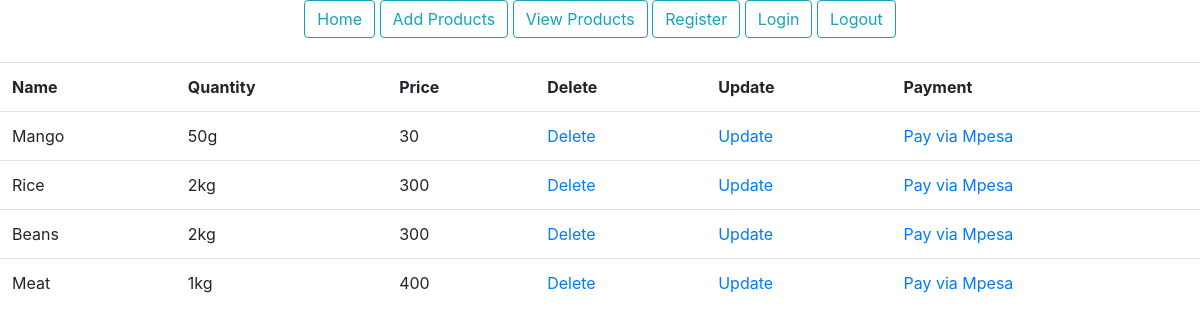
Before: /products/ with the older database file.
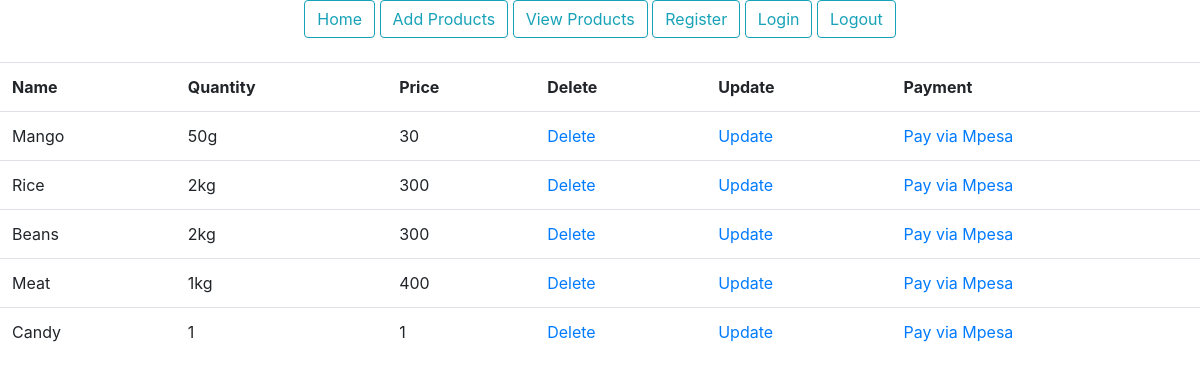
After: the same page with the newer database file.
### morningdjangoProject/models.py (models this page shows)
class Product(models.Model):
    prod_name = models.CharField(max_length=30, blank=False, null=False)
    prod_quantity = models.CharField(max_length=30, blank=False, null=False)
    prod_price = models.CharField(max_length=30, blank=False, null=False)

### morningdjangoProject/views.py (the view)
# urls.py: path('products/', general_views.view_products, name='products'),
def view_products(request):
    products = Product.objects.all()
    return render(request, 'products.html', {'products': products})

### templates/products.html
{% extends 'base.html' %}
{% load static %}
{% block content %}
    <section class="products-section">
        <div class="products-section-container">
            <table class="table">
                <tr>
                    <th>Name</th>
                    <th>Quantity</th>
                    <th>Price</th>
                    <th>Delete</th>
                    <th>Update</th>
                    <th>Payment</th>
                </tr>
                {% for product in products %}
                    <tr>
                        <td>{{ product.prod_name}}</td>
                        <td>{{ product.prod_quantity }}</td>
                        <td>{{ product.prod_price }}</td>
                        <td><a href="/delete-product/{{ product.id }}">Delete</a></td>
                        <td><a href="/update-product/{{ product.id }}">Update</a></td>
                        <td><a href="/pay/{{ product.id }}">Pay via Mpesa</a></td>
                    </tr>
                {% endfor %}
            </table>
        </div>
    </section>
{% endblock %}

### templates/base.html (shortened to what this page needs)
<!DOCTYPE html>
<html lang="en">
<head>
    {% load static %}
    {% load crispy_forms_tags %}
    <link rel="stylesheet" href="{% static 'bootstrap/css/bootstrap.css' %}">
</head>
<body>
<section class="navigation-section">
    <div class="navigation-section-container d-flex justify-content-center mb-4">
        <nav class="navigation">
            <a href="{% url 'home' %}"><button class="btn btn-outline-info">Home</button></a>
            <a href="{% url 'add_product' %}"><button class="btn btn-outline-info">Add Products</button></a>
            <a href="{% url 'products' %}"><button class="btn btn-outline-info">View Products</button></a>
            <a href="{% url 'register' %}"><button class="btn btn-outline-info">Register</button></a>
            <a href="{% url 'login' %}"><button class="btn btn-outline-info " >Login</button></a>
            <a href="{% url 'logout' %}"><button class="btn btn-outline-info">Logout</button></a>
        </nav>
    </div>
</section>
{% block content %}
{% endblock %}
</body>
</html>

Changed rows visible on the page:
added Product: prod_name "Candy", prod_quantity "1", prod_price "1"
